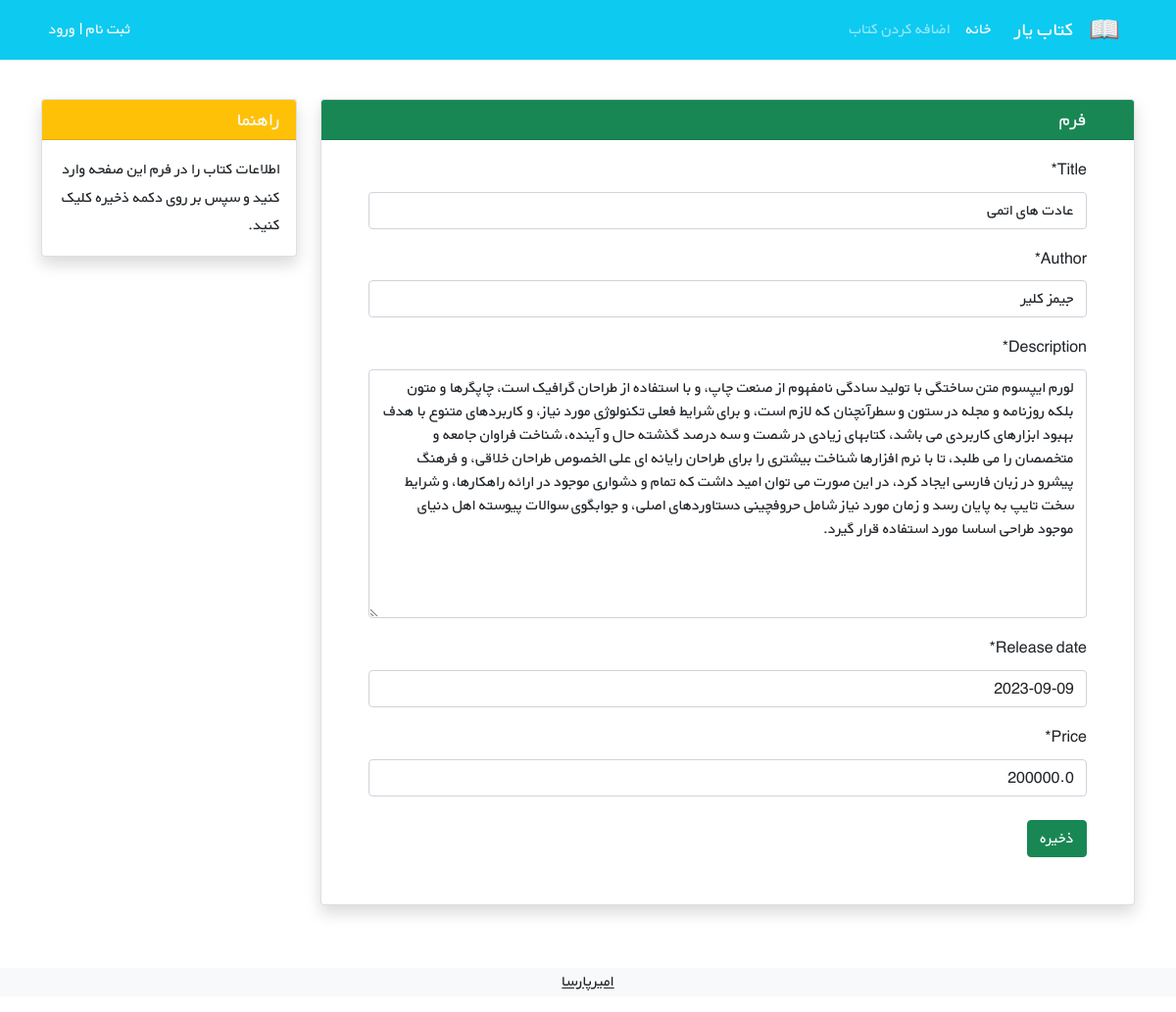
The app's page /books/update/9 with its own data.
### books/models.py (models this page shows, shortened)
class Book(models.Model):
    title = models.CharField(max_length=200, blank=False, null=False)
    author = models.CharField(max_length=200)
    price = models.DecimalField(max_digits=9, decimal_places=1)
    description = models.TextField(blank=False, null=False)
    release_date = models.DateField()
    creation_date = models.DateTimeField(auto_now_add=True)
    visibility = models.BooleanField(default=True)

### books/views.py (the view)
# urls.py: path('update/<int:pk>', BookUpdateView.as_view(), name='book_update'),
class BookUpdateView(generic.UpdateView):
    model = Book
    template_name = 'books/book_update.html'
    context_object_name = 'book'
    fields = ['title', 'author', 'description', 'release_date', 'price']

### books/templates/books/book_update.html (shortened to what this page needs)
{% extends '_base.html' %}
{% load crispy_forms_tags %}
{% block content %}
    <div class="container mt-4" dir="rtl">
    <div class="row">
        <div class="col-9">
            <div class="card shadow my-3">
                <h5 class="card-header bg-success text-light px-5">فرم</h5>
                <div class="px-5 pt-3 pb-5">
                    <form method="POST">
                        {{ form|crispy }}
                        <button type="submit" class="btn btn-success mt-2">ذخیره</button>
                    </form>
                </div>
            </div>
        </div>
        <div class="col-3">
                <div class="card my-3 shadow">
                    <h5 class="card-header bg-warning text-light">راهنما</h5>
                    <div class="card-body">
                        <p class="card-text">
                            اطلاعات کتاب را در فرم این صفحه وارد کنید و سپس بر روی دکمه ذخیره کلیک کنید.
                        </p>
                    </div>
                </div>
        </div>
    </div>
</div>
{% endblock content %}

### static/css/style.css (style rules this page uses)
* { font-family: 'BYekan', sans-serif; line-height: 1.8rem; }

### records on screen
Book: title "عادت های اتمی", author "جیمز کلیر", description "لورم ایپسوم متن ساختگی با تولید سادگی نامفهوم از صنعت چاپ، و با استفاده از طراحان گرافیک است، چاپگرها و متون بلکه روزنامه و مجله در ستون و سطرآنچنان که لازم است، و برای شرایط فعلی تکنولوژی مورد نیاز، و کاربردهای متنوع با هدف بهبود ابزارهای کاربردی می باشد، کتابهای زیادی در شصت و سه درصد گذشته حال و آینده، شناخت فراوان جامعه و متخصصان را می طلبد، تا با نرم افزارها شناخت بیشتری را برای طراحان رایانه ای علی الخصوص طراحان خلاقی، و فرهنگ پیشرو در زبان فارسی ایجاد کرد، در این صورت می توان امید داشت که تمام و دشواری موجود در ارائه راهکارها، و شرایط سخت تایپ به پایان رسد و زمان مورد نیاز شامل حروفچینی دستاوردهای اصلی، و جوابگوی سوالات پیوسته اهل دنیای موجود طراحی اساسا مورد استفاده قرار گیرد.", release_date "2023-09-09", price "200000.0"
